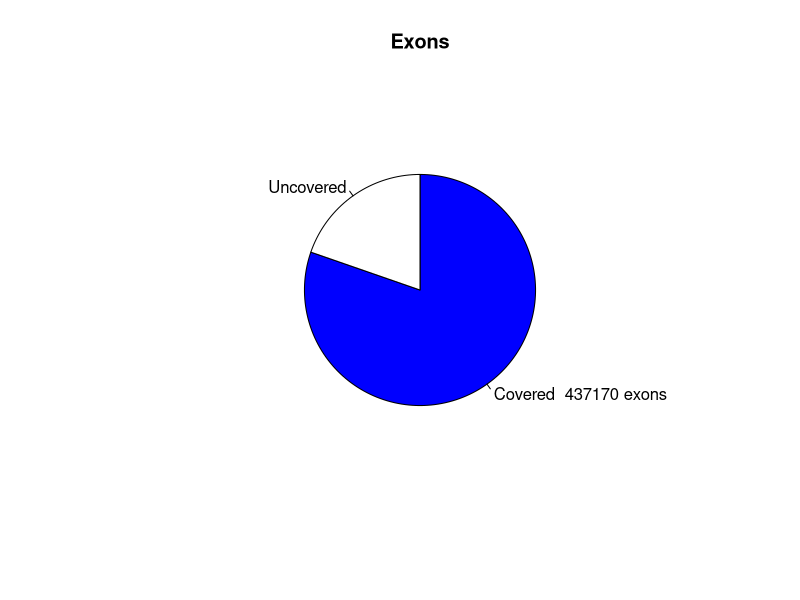

Here is the R script that generated this plot:
png("/rds/user/is460/hpc-work/muscle-rnaseq/ezbamqc/output/figs/srpk3_wt_ttnb_het_2.read_distr_pie.png",width=500,height=500,units="px")
pie(c(437170,107138),labels=c("Covered  437170 exons","Uncovered"),main="Exons",radius=0.6,clockwise=T,col=c("blue","white"))
dev.state = dev.off()
